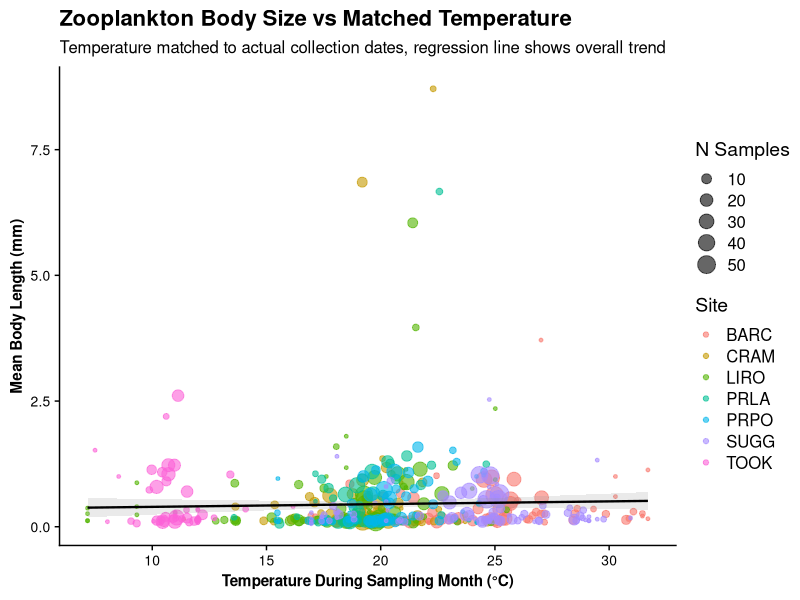
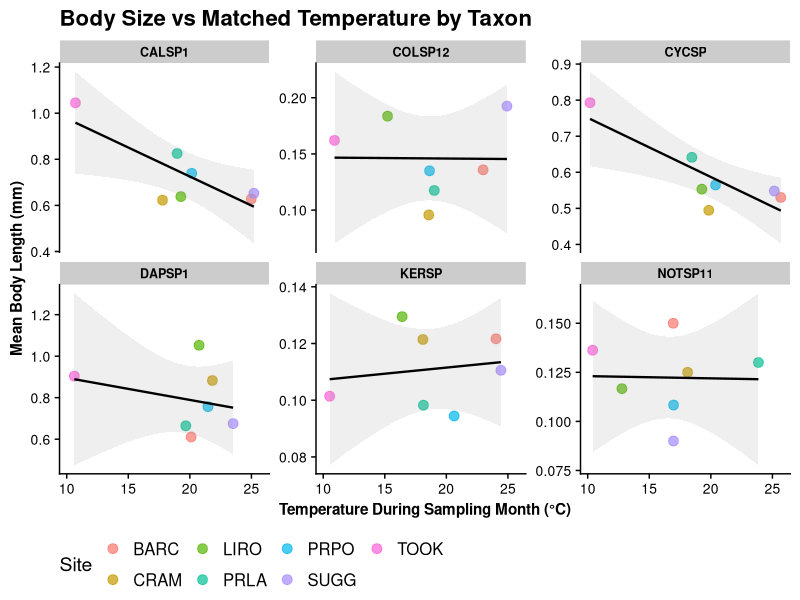
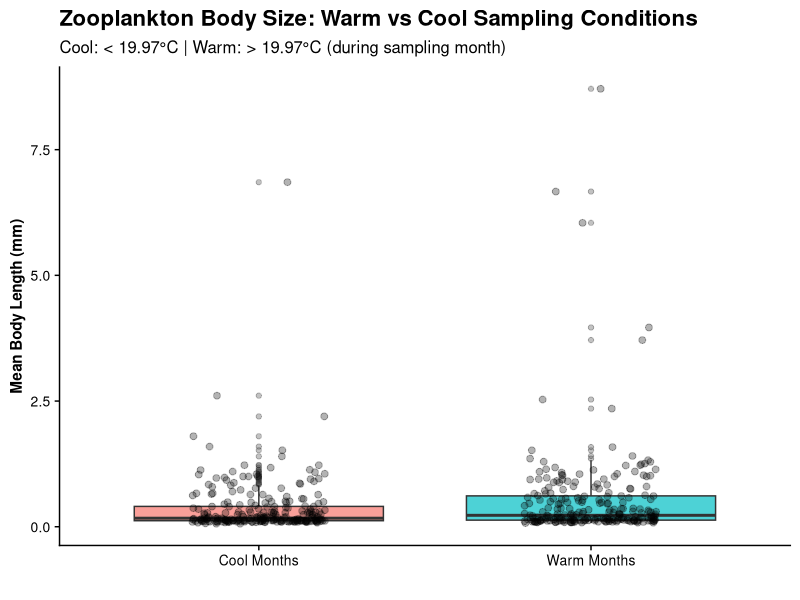
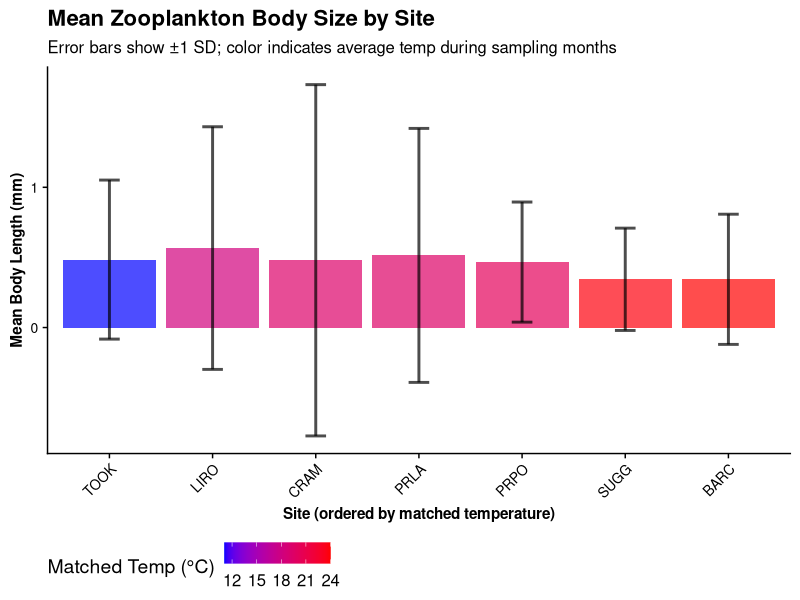
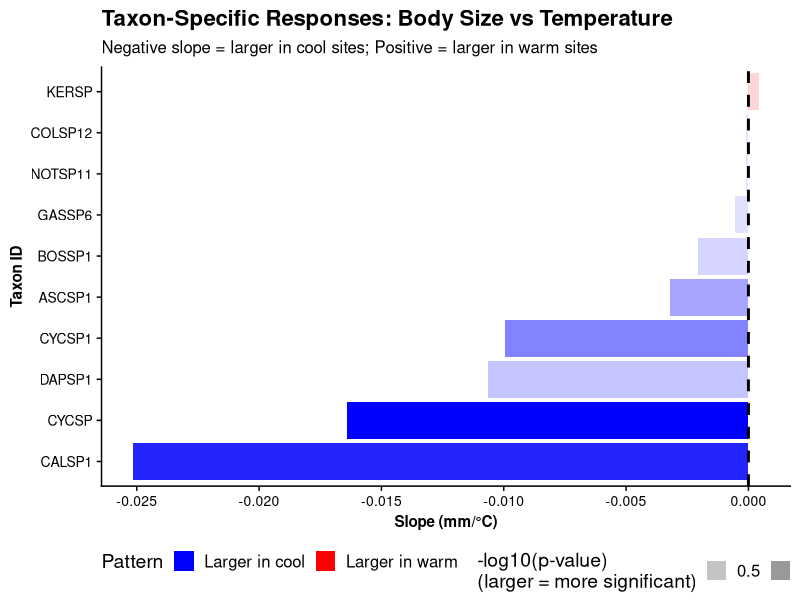

Here is the R script that generated these plots, in order:
# Zooplankton Body Size vs Matched Temperature
# Purpose: Test hypothesis - are zooplankton larger in cooler conditions?
# Analysis: Body size correlated with temperature during the SAME MONTH samples were collected
# Date: 2026-05-02
#
# KEY CHANGE (May 2026): Now uses temperature matched to actual sampling dates,
# not just summer months. Temperature is matched by site, year, and month of collection.
#
# INPUTS:
#   - data-processed/zooplankton_body_size_summary_adults_2014_2026.csv
#     (Adults-only body size summary from script 05, includes collectDate)
#   - data-raw/NEON_daily_summaries/NEON_daily_temp_stats_lake_tchain.csv
#     (Raw daily temperature data for all months)
#
# OUTPUTS:
#   - stats-tables/overall_body_size_temp_matched_regression.csv
#     (Overall correlation: body size vs matched temperature across all taxa)
#   - stats-tables/taxon_body_size_temp_matched_regressions.csv
#     (Per-taxon regressions: individual responses to temperature)
#   - stats-tables/body_size_summary_by_site_matched.csv
#     (Site-level summaries: mean body size and mean matched temperature)
#   - stats-tables/analysis_summary_matched.csv
#     (Summary of results and pattern of findings)
#   - figures/body_size_vs_matched_temp_*.png (5 visualization figures)

library(tidyverse)
library(readr)
library(lubridate)
library(cowplot)

# Create stats-tables directory if it doesn't exist
if (!dir.exists("stats-tables")) {
  dir.create("stats-tables", showWarnings = FALSE)
  cat("Created stats-tables directory\n\n")
}

# ============================================================================
# Part 1: Load and Prepare Data
# ============================================================================

cat("Loading zooplankton body size data...\n")

zoo_body_size <- read_csv("data-processed/zooplankton_body_size_summary_adults_2014_2026.csv")

cat("Body size data loaded:\n")
cat("  Records:", nrow(zoo_body_size), "\n")
cat("  Taxa:", n_distinct(zoo_body_size$taxonID), "\n")
cat("  Sites:", n_distinct(zoo_body_size$siteID), "\n\n")

cat("Loading temperature data (all months)...\n")

# Load raw temperature for ALL months (not just summer)
temp_raw <- read_csv("data-raw/NEON_daily_summaries/NEON_daily_temp_stats_lake_tchain.csv")

temp_data <- temp_raw |>
  mutate(
    date = as.Date(date),
    year = year(date),
    month = month(date)
  )

# Calculate MONTHLY temperature by site and month
monthly_temp_by_site <- temp_data |>
  group_by(siteID, year, month) |>
  summarise(
    temp_mean = mean(meanTemp, na.rm = TRUE),
    temp_sd = sd(meanTemp, na.rm = TRUE),
    n_days = n(),
    .groups = "drop"
  ) |>
  arrange(siteID, year, month)

cat("Monthly temperature data created:\n")
cat("  Records:", nrow(monthly_temp_by_site), "site-month combinations\n\n")

# ============================================================================
# PREPARE BODY SIZE DATA FOR MATCHING
# ============================================================================

# Extract year and month from body size collection dates
zoo_body_size_dated <- zoo_body_size |>
  mutate(
    collectDate = as.Date(collectDate),
    year = year(collectDate),
    month = month(collectDate)
  )

# Focus on zooplankton sites
zoo_sites <- c("BARC", "CRAM", "LIRO", "PRLA", "PRPO", "SUGG", "TOOK")

# For each body size record, match with temperature from same month/year/site
body_size_with_temp <- zoo_body_size_dated |>
  filter(siteID %in% zoo_sites) |>
  left_join(
    monthly_temp_by_site,
    by = c("siteID", "year", "month")
  )

# Check how many matches we got
na_matches <- sum(is.na(body_size_with_temp$temp_mean))
cat("Matched body size records with temperature:\n")
cat("  Total records:", nrow(body_size_with_temp), "\n")
cat("  With temperature data:", nrow(body_size_with_temp) - na_matches, "\n")
cat("  Missing temperature:", na_matches, "\n\n")

# Now aggregate by site-taxon combination WITH matched temperatures
body_size_by_site_taxon <- body_size_with_temp |>
  filter(!is.na(temp_mean)) |>  # Only use records with temperature data
  group_by(siteID, taxonID) |>
  summarise(
    mean_length = mean(mean_body_length, na.rm = TRUE),
    max_length = mean(max_body_length, na.rm = TRUE),
    count_per_liter = mean(count_per_liter, na.rm = TRUE),
    matched_temp_mean = mean(temp_mean, na.rm = TRUE),  # Temperature at actual sampling time
    matched_temp_sd = sd(temp_mean, na.rm = TRUE),
    n_samples = n(),
    .groups = "drop"
  ) |>
  arrange(siteID, taxonID)

cat("Body size by site-taxon combinations:\n")
cat("  Records:", nrow(body_size_by_site_taxon), "\n")
cat("  Unique taxa:", n_distinct(body_size_by_site_taxon$taxonID), "\n\n")

# ============================================================================
# Part 2: Overall Correlation - Body Size vs Matched Temperature
# ============================================================================

cat("Testing overall relationship: Body size vs MATCHED temperature...\n")
cat("(Temperature matched to the month/year of each sample collection)\n\n")

# Remove NAs for correlation
data_complete <- body_size_by_site_taxon |>
  filter(!is.na(mean_length) & !is.na(matched_temp_mean))

cat("Sample size:", nrow(data_complete), "site-taxon combinations\n\n")

# Overall correlation
overall_cor <- cor(data_complete$matched_temp_mean, data_complete$mean_length, use = "complete.obs")
overall_lm <- lm(mean_length ~ matched_temp_mean, data = data_complete)
overall_summary <- summary(overall_lm)

# Save overall results
overall_results <- data.frame(
  model = "Mean Body Length ~ Matched Temperature (all taxa)",
  comparison_type = "Temperature matched to sampling month/year",
  n_observations = nrow(data_complete),
  intercept = overall_lm$coefficients[1],
  slope = overall_lm$coefficients[2],
  r_squared = overall_summary$r.squared,
  adj_r_squared = overall_summary$adj.r.squared,
  p_value = overall_summary$coefficients[2, 4],
  correlation = overall_cor,
  pattern = if_else(overall_lm$coefficients[2] < 0, "Larger in cool conditions", "Larger in warm conditions")
)

write_csv(overall_results, "stats-tables/overall_body_size_temp_matched_regression.csv")
cat("✓ Saved: stats-tables/overall_body_size_temp_matched_regression.csv\n\n")

# ============================================================================
# Part 3: Correlation by Taxon
# ============================================================================

cat("Analyzing body size-temperature relationships by taxon...\n\n")

# Get top taxa by frequency
top_taxa <- body_size_by_site_taxon |>
  group_by(taxonID) |>
  summarise(n = n(), .groups = "drop") |>
  arrange(desc(n)) |>
  head(10) |>
  pull(taxonID)

cat("Testing top 10 taxa by frequency\n\n")

taxon_results <- list()

for (taxon in top_taxa) {
  taxon_data <- body_size_by_site_taxon |>
    filter(taxonID == taxon, !is.na(mean_length), !is.na(matched_temp_mean))

  if (nrow(taxon_data) >= 3) {  # Need at least 3 points for meaningful correlation
    taxon_lm <- lm(mean_length ~ matched_temp_mean, data = taxon_data)
    taxon_summary <- summary(taxon_lm)
    taxon_cor <- cor(taxon_data$matched_temp_mean, taxon_data$mean_length)

    slope <- taxon_lm$coefficients[2]
    pval <- taxon_summary$coefficients[2, 4]
    r_sq <- taxon_summary$r.squared
    n_sites <- nrow(taxon_data)
    intercept <- taxon_lm$coefficients[1]

    taxon_results[[taxon]] <- data.frame(
      taxonID = taxon,
      n_sites = n_sites,
      intercept = intercept,
      slope = slope,
      r_squared = r_sq,
      p_value = pval,
      correlation = taxon_cor,
      pattern = if_else(slope < 0, "Larger in cool", "Larger in warm"),
      significant = if_else(pval < 0.05, "Yes", "No")
    )
  }
}

taxon_summary_df <- bind_rows(taxon_results) |>
  arrange(slope)

write_csv(taxon_summary_df, "stats-tables/taxon_body_size_temp_matched_regressions.csv")
cat("✓ Saved: stats-tables/taxon_body_size_temp_matched_regressions.csv\n\n")

# ============================================================================
# Part 4: Site-level Analysis
# ============================================================================

cat("Summarizing body size and matched temperature by site...\n\n")

body_size_by_site <- body_size_by_site_taxon |>
  filter(!is.na(mean_length) & !is.na(matched_temp_mean)) |>
  group_by(siteID) |>
  summarise(
    mean_body_length = mean(mean_length, na.rm = TRUE),
    sd_body_length = sd(mean_length, na.rm = TRUE),
    min_body_length = min(mean_length, na.rm = TRUE),
    max_body_length = max(mean_length, na.rm = TRUE),
    n_taxa = n(),
    matched_temp_mean = mean(matched_temp_mean, na.rm = TRUE),
    matched_temp_sd = sd(matched_temp_mean, na.rm = TRUE),
    matched_temp_range = paste0(
      round(min(matched_temp_mean, na.rm = TRUE), 1), " - ",
      round(max(matched_temp_mean, na.rm = TRUE), 1)
    ),
    .groups = "drop"
  ) |>
  arrange(desc(matched_temp_mean))

write_csv(body_size_by_site, "stats-tables/body_size_summary_by_site_matched.csv")
cat("✓ Saved: stats-tables/body_size_summary_by_site_matched.csv\n\n")

# ============================================================================
# Part 5: Create Visualizations
# ============================================================================

cat("\n\nCreating visualizations...\n\n")

theme_set(theme_cowplot() +
  theme(
    axis.text = element_text(size = 10),
    axis.title = element_text(size = 11, face = "bold"),
    strip.text = element_text(size = 9, face = "bold"),
    legend.position = "bottom"
  ))

# Plot 1: Scatter plot - all taxa combined, by site
p1_overall <- data_complete |>
  ggplot(aes(x = matched_temp_mean, y = mean_length, color = siteID, size = n_samples)) +
  geom_point(alpha = 0.6) +
  geom_smooth(method = "lm", se = TRUE, color = "black", alpha = 0.2, size = 0.8) +
  labs(
    title = "Zooplankton Body Size vs Matched Temperature",
    x = "Temperature During Sampling Month (°C)",
    y = "Mean Body Length (mm)",
    color = "Site",
    size = "N Samples",
    subtitle = "Temperature matched to actual collection dates, regression line shows overall trend"
  ) +
  theme(legend.position = "right")

ggsave("figures/body_size_vs_matched_temp_overall.png", p1_overall, width = 11, height = 7, dpi = 300)
cat("✓ Saved: figures/body_size_vs_matched_temp_overall.png\n")

# Plot 2: Faceted by taxon (top 6 taxa)
top_6_taxa <- taxon_summary_df |> slice(c(1:3, (n()-2):n())) |> pull(taxonID)

p2_by_taxon <- data_complete |>
  filter(taxonID %in% top_6_taxa) |>
  ggplot(aes(x = matched_temp_mean, y = mean_length, color = siteID)) +
  geom_point(size = 3, alpha = 0.7) +
  geom_smooth(method = "lm", se = TRUE, color = "black", alpha = 0.15, size = 0.8) +
  facet_wrap(~taxonID, scales = "free_y", ncol = 3) +
  labs(
    title = "Body Size vs Matched Temperature by Taxon",
    x = "Temperature During Sampling Month (°C)",
    y = "Mean Body Length (mm)",
    color = "Site"
  ) +
  theme(legend.position = "bottom")

ggsave("figures/body_size_vs_matched_temp_by_taxon.png", p2_by_taxon, width = 14, height = 8, dpi = 300)
cat("✓ Saved: figures/body_size_vs_matched_temp_by_taxon.png\n")

# Plot 3: Body size distribution at warm vs cool sites (based on matched temp)
cool_warm_threshold <- median(body_size_by_site_taxon$matched_temp_mean, na.rm = TRUE)

p3_warm_cool <- body_size_by_site_taxon |>
  filter(!is.na(mean_length), !is.na(matched_temp_mean)) |>
  mutate(
    site_type = if_else(matched_temp_mean < cool_warm_threshold, "Cool Months", "Warm Months")
  ) |>
  ggplot(aes(x = site_type, y = mean_length, fill = site_type)) +
  geom_boxplot(alpha = 0.7, outlier.alpha = 0.3) +
  geom_jitter(width = 0.2, alpha = 0.3, size = 2) +
  labs(
    title = "Zooplankton Body Size: Warm vs Cool Sampling Conditions",
    x = "",
    y = "Mean Body Length (mm)",
    subtitle = sprintf("Cool: < %.2f°C | Warm: > %.2f°C (during sampling month)", cool_warm_threshold, cool_warm_threshold)
  ) +
  theme(legend.position = "none")

ggsave("figures/body_size_warm_vs_cool_months.png", p3_warm_cool, width = 10, height = 7, dpi = 300)
cat("✓ Saved: figures/body_size_warm_vs_cool_months.png\n")

# Plot 4: Mean body size by site (ordered by matched temperature)
p4_by_site <- body_size_by_site |>
  mutate(siteID = fct_reorder(siteID, matched_temp_mean)) |>
  ggplot(aes(x = siteID, y = mean_body_length, fill = matched_temp_mean)) +
  geom_col(alpha = 0.7) +
  geom_errorbar(aes(ymin = mean_body_length - sd_body_length,
                    ymax = mean_body_length + sd_body_length),
                width = 0.2, alpha = 0.7, size = 1) +
  scale_fill_gradient(low = "blue", high = "red", name = "Matched Temp (°C)") +
  labs(
    title = "Mean Zooplankton Body Size by Site",
    x = "Site (ordered by matched temperature)",
    y = "Mean Body Length (mm)",
    subtitle = "Error bars show ±1 SD; color indicates average temp during sampling months"
  ) +
  theme(axis.text.x = element_text(angle = 45, hjust = 1))

ggsave("figures/body_size_by_site_matched_temp_gradient.png", p4_by_site, width = 11, height = 7, dpi = 300)
cat("✓ Saved: figures/body_size_by_site_matched_temp_gradient.png\n")

# Plot 5: Taxon-specific patterns (slope comparison)
if (nrow(taxon_summary_df) > 0) {
  p5_taxon_slopes <- taxon_summary_df |>
    mutate(taxonID = fct_reorder(taxonID, slope)) |>
    ggplot(aes(x = taxonID, y = slope, fill = pattern, alpha = -log10(p_value))) +
    geom_col() +
    geom_hline(yintercept = 0, linetype = "dashed", color = "black", size = 1) +
    scale_fill_manual(
      values = c("Larger in cool" = "blue", "Larger in warm" = "red"),
      name = "Pattern"
    ) +
    coord_flip() +
    labs(
      title = "Taxon-Specific Responses: Body Size vs Temperature",
      x = "Taxon ID",
      y = "Slope (mm/°C)",
      alpha = "-log10(p-value)\n(larger = more significant)",
      subtitle = "Negative slope = larger in cool sites; Positive = larger in warm sites"
    )

  ggsave("figures/taxon_body_size_slopes.png", p5_taxon_slopes, width = 12, height = 8, dpi = 300)
  cat("✓ Saved: figures/taxon_body_size_slopes.png\n")
}

# ============================================================================
# Part 6: Summary Statistics and Save
# ============================================================================

cat("Creating analysis summary...\n\n")

# Create summary table
n_cool_larger <- sum(taxon_summary_df$slope < 0, na.rm = TRUE)
n_warm_larger <- sum(taxon_summary_df$slope > 0, na.rm = TRUE)
sig_taxa <- sum(taxon_summary_df$significant == "Yes", na.rm = TRUE)

summary_stats <- data.frame(
  metric = c(
    "Analysis type",
    "Temperature matching",
    "Overall slope (mm per °C)",
    "Overall R-squared",
    "Overall p-value",
    "Pattern",
    "Taxon sample size",
    "Taxa larger in cool conditions",
    "Taxa larger in warm conditions",
    "Significant taxa (p<0.05)"
  ),
  value = c(
    "Body Size vs Matched Temperature",
    "Matched to sampling month/year",
    round(overall_lm$coefficients[2], 6),
    round(overall_summary$r.squared, 4),
    format(overall_summary$coefficients[2, 4], scientific = TRUE),
    overall_results$pattern,
    nrow(taxon_summary_df),
    n_cool_larger,
    n_warm_larger,
    sig_taxa
  )
)

write_csv(summary_stats, "stats-tables/analysis_summary_matched.csv")
cat("✓ Saved: stats-tables/analysis_summary_matched.csv\n\n")

cat("================================\n")
cat("MATCHED TEMPERATURE ANALYSIS COMPLETE\n")
cat("================================\n")
cat("Statistical results saved to stats-tables/:\n")
cat("  - overall_body_size_temp_matched_regression.csv\n")
cat("  - taxon_body_size_temp_matched_regressions.csv\n")
cat("  - body_size_summary_by_site_matched.csv\n")
cat("  - analysis_summary_matched.csv\n\n")
cat("Figures saved to figures/:\n")
cat("  - body_size_vs_matched_temp_overall.png\n")
cat("  - body_size_vs_matched_temp_by_taxon.png\n")
cat("  - body_size_warm_vs_cool_months.png\n")
cat("  - body_size_by_site_matched_temp_gradient.png\n\n")
cat("KEY CHANGE (May 2026):\n")
cat("  Temperature is NOW matched to the actual month/year of sample collection\n")
cat("  Previously: only used summer (June-August) temperatures\n")
cat("  Now: temperature from the exact month when each sample was taken\n")
cat("  This provides a more accurate test of the hypothesis\n\n")
